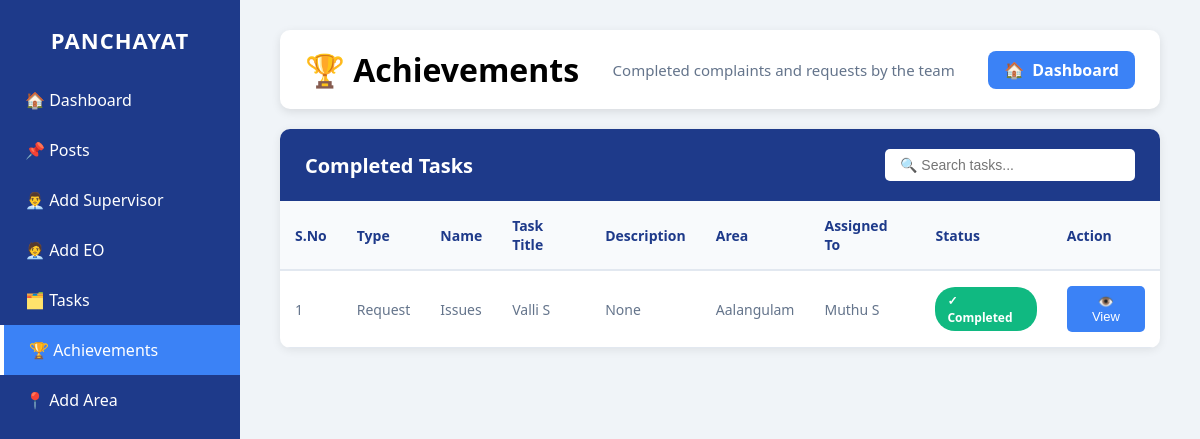
The page /achievement/ on the database its author committed.
### myapp/models.py (models this page shows, shortened)
class Request(models.Model):
    REQUEST_TYPES = [
        ("Public Safety", "Public Safety"),
        ("Sanitation / Hygiene", "Sanitation / Hygiene"),
        ("Road / Traffic Issues", "Road / Traffic Issues"),
        ("Electricity / Water Supply", "Electricity / Water Supply"),
        ("Government Services", "Government Services"),
        ("Others", "Others"),
    ]
    name = models.CharField(max_length=100)
    phone_number = models.CharField(max_length=15)
    address = models.TextField()
    request_type = models.CharField(max_length=50, choices=REQUEST_TYPES)
    other_type = models.CharField(max_length=100, null=True, blank=True)
    description = models.TextField(max_length=500, null=True)
    supervisor_name = models.CharField(max_length=100, null=True)
    area = models.CharField(max_length=100, null=True)
    date_time= models.DateTimeField(auto_now_add=True, null=True)
    file = models.FileField(upload_to='requests/', blank=True, null=True)
    status = models.CharField(
        max_length=20,
        default='unverified'
    )

### myapp/views.py (the view)
# urls.py: path('achievement/', views.achievement, name='achievment'),
def achievement(request):
    complaints = Complaint.objects.filter(status='complete')
    requests = Request.objects.filter(status='complete')
    return render(request, "Achievement.html", {"complaints": complaints, "requests": requests})

### myapp/templates/Achievement.html (shortened to what this page needs)
<!DOCTYPE html>
<html lang="en">
<head>
</head>
<body>
    <div class="sidebar" role="navigation" aria-label="Main sidebar">
        <h2>PANCHAYAT</h2>
        <div class="menu">
            <a href="{% url 'Mainpageadmin' %}">🏠 Dashboard</a>
            <a href="{% url 'Posts' %}">📌 Posts</a>
            <a href="{% url 'Add_supervisor' %}">👨‍💼 Add Supervisor</a>
            <a href="{% url 'Add_eo' %}">🧑‍💼 Add EO</a>
            <a href="{% url 'Tasks' %}">🗂️ Tasks</a>
            <a href="{% url 'achievment' %}" class="active">🏆 Achievements</a>
            <a href="{% url 'Add_area' %}">📍 Add Area</a>
        </div>
    </div>
    <div class="main-content">
        <div class="header">
            <h1>🏆 Achievements</h1>
            <p>Completed complaints and requests by the team</p>
            <a href="{% url 'Mainpageadmin' %}" class="back-btn">
        <span>🏠</span>
        <span>Dashboard</span>
      </a>
        </div>
        <div class="table-container">
            <div class="table-header">
                <h2>Completed Tasks</h2>
                <input type="text" class="search-box" id="searchBox" placeholder="🔍 Search tasks...">
            </div>
            <table id="tasksTable">
                <thead>
                    <tr>
                        <th>S.No</th>
                        <th>Type</th>
                        <th>Name</th>
                        <th>Task Title</th>
                        <th>Description</th>
                        <th>Area</th>
                        <th>Assigned To</th>
                        <th>Status</th>
                        <th>Action</th>
                    </tr>
                </thead>
                <tbody id="tableBody">
                    {% if complaints or requests %}
                        {% for task in requests %}
                        <tr>
                            <td>{{ forloop.counter }}</td>
                            <td>
                              Request
                            </td>
                            <td>{{ task.request_type }}</td>
                            <td>{{ task.name }}</td>
                            <td>{{ task.description|truncatewords:10 }}</td>
                            <td>{{ task.area }}</td>
                            <td>{{ task.supervisor_name }}</td>
                            <td><span class="status-complete">✓ Completed</span></td>
                            <td>
                                <button class="view-btn" onclick='showDetails({{ task.id }}, "{{ task.title|escapejs }}", "{{ task.description|escapejs }}", "{{ task.assigned_to|escapejs }}", "{{ task.area|escapejs }}", "{{ task.type|escapejs }}")'>👁️ View</button>
                            </td>
                        </tr>
                        {% endfor %}
                    {% endif %}
                </tbody>
            </table>
        </div>
    </div>
</body>
</html>

### myapp/templates/Achievement.html (style rules this page uses)
* { margin: 0; padding: 0; box-sizing: border-box; }
body { font-family: 'Segoe UI', Tahoma, Geneva, Verdana, sans-serif; background: #f0f4f8; min-height: 100vh; }
.sidebar { width: 240px; height: 100vh; background: #1e3a8a; color: #fff; padding: 25px 0; position: fixed; top: 0; left: 0; overflow-y: auto; }
.sidebar h2 { text-align: center; margin-bottom: 20px; font-size: 22px; letter-spacing: 1px; font-weight: bold; }
.menu a { display: block; padding: 14px 25px; color: white; text-decoration: none; font-size: 16px; transition: 0.2s; }
.sidebar .active { background: #3b82f6; border-left: 4px solid #ffffff; }
.main-content { margin-left: 240px; padding: 30px 40px; min-height: 100vh; }
.header { background: white; padding: 18px 25px; border-radius: 10px; display: flex; justify-content: space-between; align-items: center; box-shadow: 0 3px 10px rgba(0,0,0,0.1); margin-bottom: 20px; }
.header p { color: #64748b; font-size: 15px; }
.table-container { background: white; border-radius: 10px; box-shadow: 0 2px 10px rgba(0, 0, 0, 0.08); overflow: hidden; }
.table-header { padding: 20px 25px; background: #1e3a8a; color: white; display: flex; justify-content: space-between; align-items: center; }
.table-header h2 { font-size: 20px; font-weight: 600; }
.search-box { padding: 8px 15px; border: none; border-radius: 5px; width: 250px; font-size: 14px; }
table { width: 100%; border-collapse: collapse; }
thead { background: #f8fafc; }
th { padding: 15px; text-align: left; font-weight: 600; color: #1e3a8a; font-size: 14px; border-bottom: 2px solid #e2e8f0; }
td { padding: 15px; border-bottom: 1px solid #e2e8f0; color: #64748b; font-size: 14px; }
tbody tr { transition: background 0.2s; }
.view-btn { background: #3b82f6; color: white; border: none; padding: 8px 16px; border-radius: 5px; cursor: pointer; font-size: 13px; font-weight: 500; transition: background 0.2s; }
.status-complete { background: #10b981; color: white; padding: 5px 12px; border-radius: 20px; font-size: 12px; font-weight: 600; display: inline-block; }
.back-btn { background: #3b82f6; color: white; padding: 8px 16px; border-radius: 8px; font-size: 16px; text-decoration: none; font-weight: 600; transition: 0.2s; display: flex; align-items: center; gap: 8px; }

### rows shown on the page
Request: request_type "Issues", name "Valli S", description "None", area "Aalangulam", supervisor_name "Muthu S"
